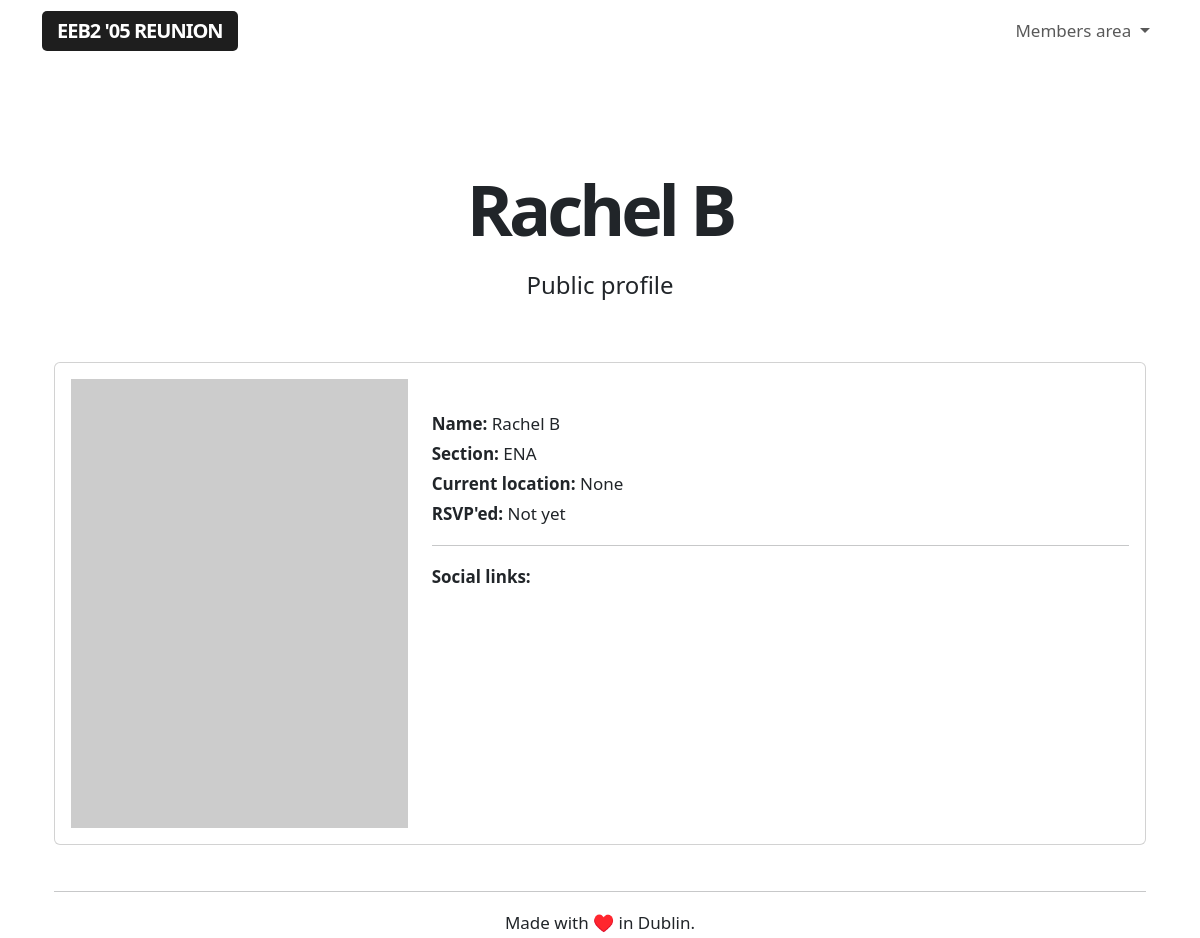
The page /public/10 (signed in) on the database its author committed.
### app/models.py (models this page shows, shortened)
class User(UserMixin, db.Model):
    id = db.Column(db.Integer, primary_key=True)
    username = db.Column(db.String(64), index=True, unique=True)
    name = db.Column(db.String(64), index=True, unique=False)
    section = db.Column(db.String(64), index=True, unique=False)
    email = db.Column(db.String(120), index=True, unique=True)
    password_hash = db.Column(db.String(128))
    role = db.Column(db.String(64), index=True, unique=False)
    rsvp = db.Column(db.String(64), index=True, unique=False)
    avatar = db.Column(db.String(64), index=True, unique=False)
    currentlocation = db.Column(db.String(64), index=True, unique=False)
    verified = db.Column(db.String(64), index=True, unique=False)
    facebook = db.Column(db.String(64), index=True, unique=False)
    twitter = db.Column(db.String(64), index=True, unique=False)
    instagram = db.Column(db.String(64), index=True, unique=False)
    linkedin = db.Column(db.String(64), index=True, unique=False)
    snapchat = db.Column(db.String(64), index=True, unique=False)
    reddit = db.Column(db.String(64), index=True, unique=False)
    mastodon = db.Column(db.String(64), index=True, unique=False)
    tiktok = db.Column(db.String(64), index=True, unique=False)

### app/routes.py (the view)
@app.route('/public/<guestid>', methods=['GET'])
@login_required
def public(guestid):
    guest = Guest.query.filter_by(id=guestid).first()
    user = User.query.filter_by(email=guest.email).first()
    if guest.email is None:
        flash("This person has not registered yet.")
        return redirect(url_for('user', userid=current_user.id))
    else:
        return render_template('public.html', guestid=guestid, user=user)
    return render_template('public.html', guestid=guestid, user=user)

### app/models.py (called while the page is built)
@login.user_loader
def load_user(id):
    return User.query.get(int(id))

### app/templates/public.html (shortened to what this page needs)
{% extends "base.html" %}
{% block content %}
<div class="title">
    <h1>{{ user.name }}</h1>
    <h4>Public profile</h4>
</div>
<div class="container profile">
  <div class="row align-items-start">
    <div class="col-12">
        <div class="card">
            <div class="card-body">
                <div class="row align-items-start">
                    <div class="col-4">
                        {% if user.avatar %}
                        <img class="placeholderimage" src="/static/uploads/{{ user.avatar }}">
                        {% else %}
                        <img class="placeholderimage" src="https://dummyimage.com/600x800/c2c2c2/fff.jpg&text=Profile+placeholder">
                        {% endif %}
                    </div>
                    <div class="col-8">
                        <br>
                        <b>Name:</b> {{ user.name }}
                        <br>
                        <b>Section:</b> {{ user.section }}
                        <br>
                        <b>Current location:</b> {{ user.currentlocation }}
                        <br>
                        <b>RSVP'ed:</b> {{ user.rsvp }}
                        <hr>
                        <b>Social links:</b>
                        <br>
                    </div>
                </div>
            </div>
        </div>
    </div>
</div>
{% endblock %}

### app/static/styles.css (style rules this page uses)
body { font-size: 17px !important; line-height: 30px !important; }
h1 { font-size: 70px !important; letter-spacing: -4px; text-align: center; font-weight: 800 !important; line-height: 75px !important; }
h4 { padding-bottom: 20px !important; font-weight: 300 !important; line-height: 35px !important; }
.placeholderimage { width: 100%; }
.title h1 { margin-bottom: -20px !important; margin-top: 40px; }
.title h4 { padding-top: 40px !important; text-align: center !important; margin-bottom: 40px; }

### rows shown on the page
User: name "Rachel B", section "ENA", currentlocation "None", rsvp "Not yet"
